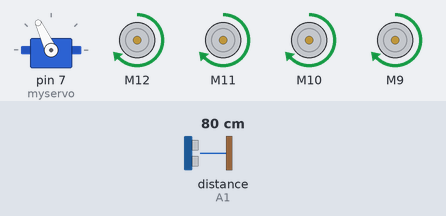
The sketch below on a simulated Arduino Uno, built with avr-gcc and run on an emulated ATmega328P. On the bench: servo, 4 × DC motor (green arrow = forward, orange = backward, longer = faster). The test bench sets the inputs (shaded band); at power-on: distance to the obstacle (sensor on A1) 80 cm. The echo pulse lasts 58.3 µs per cm.

Above: at 3.9 s.
4.0 s: distance to the obstacle (sensor on A1) set to 18 cm
5.5 s: distance to the obstacle (sensor on A1) set to 13 cm
At 7.2 s:
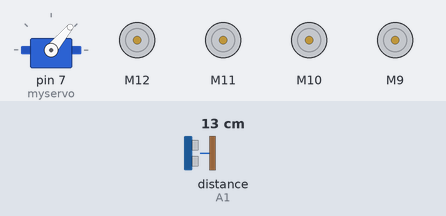
8.5 s: distance to the obstacle (sensor on A1) set to 35 cm
At 8.5 s:
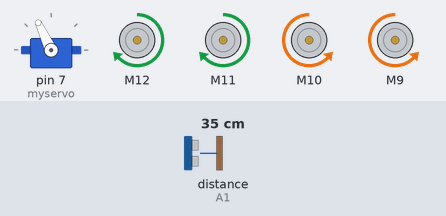
11.0 s: distance to the obstacle (sensor on A1) set to 2 cm
At 13.5 s:
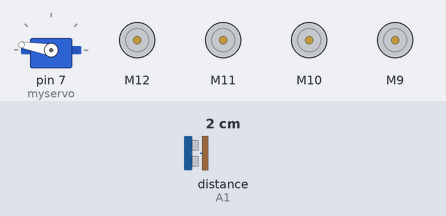
14.0 s: distance to the obstacle (sensor on A1) set to 23 cm
At 14.55 s:
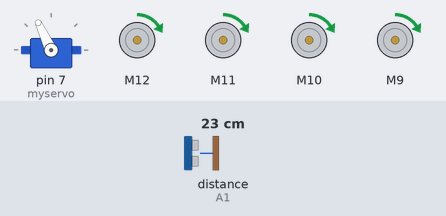
Timing chart, 0 to 17.0 s (numbered marks = the images above; inputs shaded):
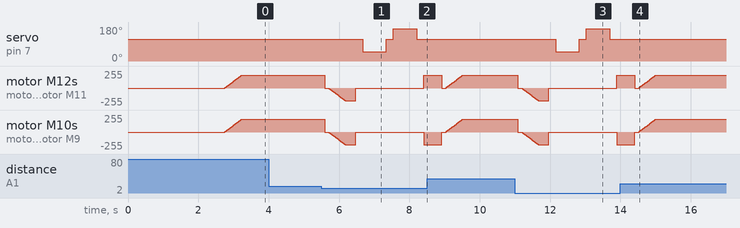

Measured:
- the behaviour switches between 16 and 15 cm on distance to the obstacle (sensor on A1) (found by bisection; images 0 and 1)
- after the input at 4.0 s, every drawn part: stays the same
- after the input at 5.5 s, servo on pin 7 (myservo): 115° → 50° after 1.2 s, → 115° 0.67 s later, → 170° 0.20 s later, → 115° 0.67 s later
- after the input at 8.5 s, servo on pin 7 (myservo): stays 115° (without the input it goes to 50° after 1.6 s)
- after the input at 11.0 s, servo on pin 7 (myservo): 115° → 50° after 1.2 s, → 115° 0.67 s later, → 170° 0.20 s later, → 115° 0.67 s later
- after the input at 14.0 s, servo on pin 7 (myservo): stays 115° (without the input it goes to 50° after 1.6 s)

The sketch:

ARDUINO_OBSTACLE_AVOIDING_CAR_new.ino
```cpp
//ARDUINO OBSTACLE AVOIDING CAR//
// Before uploading the code you have to install the necessary library//
//AFMotor Library https://learn.adafruit.com/adafruit-motor-shield/library-install //
//NewPing Library https://github.com/livetronic/Arduino-NewPing//
//Servo Library https://github.com/arduino-libraries/Servo.git //
// To Install the libraries go to sketch >> Include Library >> Add .ZIP File >> Select the Downloaded ZIP files From the Above links //


#include <AFMotor.h>
#include <NewPing.h>
#include <Servo.h>

#define TRIG_PIN A0
#define ECHO_PIN A1
#define MAX_DISTANCE 200
#define MAX_SPEED 190 // sets speed of DC  motors
#define MAX_SPEED_OFFSET 20

NewPing sonar(TRIG_PIN, ECHO_PIN, MAX_DISTANCE);

AF_DCMotor motor1(12, MOTOR12_1KHZ);
AF_DCMotor motor2(11, MOTOR12_1KHZ);
AF_DCMotor motor3(10, MOTOR34_1KHZ);
AF_DCMotor motor4(9, MOTOR34_1KHZ);
Servo myservo;

boolean goesForward=false;
int distance = 100;
int speedSet = 0;

void setup() {

  myservo.attach(7);
  myservo.write(115);
  delay(2000);
  distance = readPing();
  delay(100);
  distance = readPing();
  delay(100);
  distance = readPing();
  delay(100);
  distance = readPing();
  delay(100);
}

void loop() {
 int distanceR = 0;
 int distanceL =  0;
 delay(40);

 if(distance<=15)
 {
  moveStop();
  delay(100);
  moveBackward();
  delay(300);
  moveStop();
  delay(200);
  distanceR = lookRight();
  delay(200);
  distanceL = lookLeft();
  delay(200);

  if(distanceR>=distanceL)
  {
    turnRight();
    moveStop();
  }else
  {
    turnLeft();
    moveStop();
  }
 }else
 {
  moveForward();
 }
 distance = readPing();
}

int lookRight()
{
    myservo.write(50);
    delay(500);
    int distance = readPing();
    delay(100);
    myservo.write(115);
    return distance;
}

int lookLeft()
{
    myservo.write(170);
    delay(500);
    int distance = readPing();
    delay(100);
    myservo.write(115);
    return distance;
    delay(100);
}

int readPing() {
  delay(70);
  int cm = sonar.ping_cm();
  if(cm==0)
  {
    cm = 250;
  }
  return cm;
}

void moveStop() {
  motor1.run(RELEASE);
  motor2.run(RELEASE);
  motor3.run(RELEASE);
  motor4.run(RELEASE);
  }

void moveForward() {

 if(!goesForward)
  {
    goesForward=true;
    motor1.run(FORWARD);
    motor2.run(FORWARD);
    motor3.run(FORWARD);
    motor4.run(FORWARD);
   for (speedSet = 0; speedSet < MAX_SPEED; speedSet +=2) // slowly bring the speed up to avoid loading down the batteries too quickly
   {
    motor1.setSpeed(speedSet);
    motor2.setSpeed(speedSet);
    motor3.setSpeed(speedSet);
    motor4.setSpeed(speedSet);
    delay(5);
   }
  }
}

void moveBackward() {
    goesForward=false;
    motor1.run(BACKWARD);
    motor2.run(BACKWARD);
    motor3.run(BACKWARD);
    motor4.run(BACKWARD);
  for (speedSet = 0; speedSet < MAX_SPEED; speedSet +=2) // slowly bring the speed up to avoid loading down the batteries too quickly
  {
    motor1.setSpeed(speedSet);
    motor2.setSpeed(speedSet);
    motor3.setSpeed(speedSet);
    motor4.setSpeed(speedSet);
    delay(5);
  }
}

void turnRight() {
  motor1.run(FORWARD);
  motor2.run(FORWARD);
  motor3.run(BACKWARD);
  motor4.run(BACKWARD);
  delay(500);
  motor1.run(FORWARD);
  motor2.run(FORWARD);
  motor3.run(FORWARD);
  motor4.run(FORWARD);
}

void turnLeft() {
  motor1.run(BACKWARD);
  motor2.run(BACKWARD);
  motor3.run(FORWARD);
  motor4.run(FORWARD);
  delay(500);
  motor1.run(FORWARD);
  motor2.run(FORWARD);
  motor3.run(FORWARD);
  motor4.run(FORWARD);
}
```
